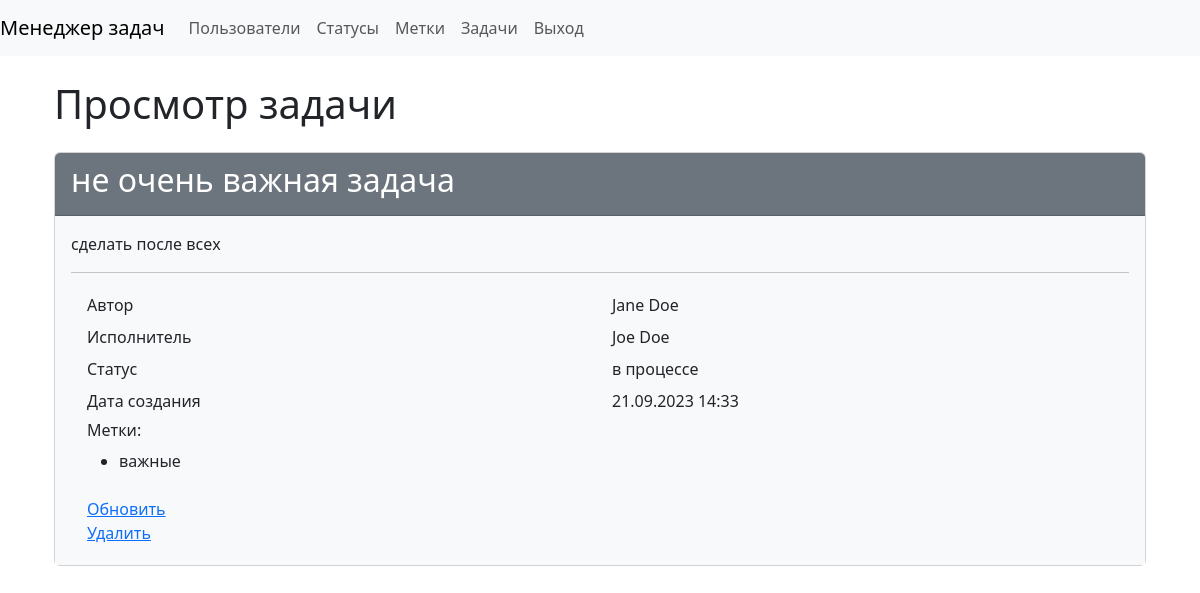
Page /tasks/2/ (signed in) on the committed database.
### task_manager/tasks/models.py (models this page shows, shortened)
class Task(models.Model):
    name = models.CharField(max_length=150, blank=False, verbose_name=_('Name'))
    description = models.TextField(blank=True, verbose_name=_('Description'))
    date_created = models.DateTimeField(auto_now_add=True, verbose_name=_('Creation date'))
    executor = models.ForeignKey(User, on_delete=models.CASCADE, blank=True, null=True,
        default='', related_name='executors', verbose_name=_('Executor'))
    author = models.ForeignKey(User, on_delete=models.PROTECT, blank=False,
        related_name='authors', verbose_name=_('Author'))
    status = models.ForeignKey(Status, on_delete=models.PROTECT, blank=False,
        related_name='statuses', verbose_name=_('Status'))
    labels = models.ManyToManyField(Label, through='Connection',
        through_fields=('task', 'label'), blank=True,
        related_name='labels', verbose_name=_('Labels'))
    class Meta:
        verbose_name = _('Task')
        verbose_name_plural = _('Tasks')

### task_manager/users/models.py (models this page shows)
class User(AbstractUser):
    def __str__(self):
        return self.get_full_name()
    class Meta:
        verbose_name = _('User')
        verbose_name_plural = _('Users')

### task_manager/statuses/models.py (models this page shows)
class Status(models.Model):
    name = models.CharField(
        max_length=150,
        unique=True,
        blank=False,
        verbose_name=_('Name'),
    )
    date_created = models.DateTimeField(
        auto_now_add=True,
        verbose_name=_('Creation date')
    )
    def __str__(self):
        return self.name
    class Meta:
        verbose_name = _('Status')
        verbose_name_plural = _('Statuses')

### task_manager/labels/models.py (models this page shows)
class Label(models.Model):
    name = models.CharField(max_length=150, blank=False, verbose_name=_('Name'))
    date_created = models.DateTimeField(auto_now_add=True, verbose_name=_('Creation date'))

### task_manager/tasks/views.py (the view)
# urls.py: path('<int:pk>/', TaskDetailView.as_view(), name='task'),
class TaskDetailView(UserLoginRequiredMixin,
                       SuccessMessageMixin, DetailView):
    model = Task
    template_name = "tasks/task.html"
    context_object_name = "task"
    labels = Label.objects.all()
    extra_context = {'title': _('Task view'),
                     'btn_update': _('Update'),
                     'btn_delete': _('Delete'),
                     'labels': labels
                     }

### task_manager/mixins.py (called while the page is built)
    def dispatch(self, request, *args, **kwargs):
        if not request.user.is_authenticated:
            messages.error(request, self.auth_message)
            return redirect(reverse_lazy('login'))
        return super().dispatch(request, *args, **kwargs)

### task_manager/templates/tasks/task.html (shortened to what this page needs)
{% extends 'base.html' %}
{% load django_bootstrap5 %}
{% load i18n %}
{% block content %}
<div class="container wrapper flex-grow-1">
<h1 class="my-4">{% trans 'Task view' %}</h1>
<div class="card">
  <div class="card-header bg-secondary text-white">
    <h2>{{ task.name }}</h2>
  </div>
  <div class="card-body bg-light">
    <p>{{ task.description }}</p>
    <hr>
    <div class="container">
      <div class="row p-1">
        <div class="col">{% trans 'Author' %}</div>
        <div class="col">{{ task.author }}</div>
      </div>
      <div class="row p-1">
        <div class="col">{% trans 'Executor' %}</div>
        <div class="col">{{ task.executor }}</div>
      </div>
      <div class="row p-1">
        <div class="col">{% trans 'Status' %}</div>
        <div class="col">{{ task.status }}</div>
      </div>
      <div class="row p-1">
        <div class="col">{% trans 'Creation date' %}</div>
        <div class="col">{{ task.date_created|date:"d.m.Y H:i" }}</div>
      </div>
      <div class="row p-1">
        <div class="col"><h6>{% trans 'Labels' %}:</h6>
          <ul>
              {% for label in task.labels.all %}
                  <li>{{ label.name }}</li>
              {% endfor %}
          </ul>
        </div>
      </div>
      <div class="row p-1">
        <div class="col">
          <a href="{% url 'update_task' task.id %}">{% trans 'Update' %}</a>
            <br>
          <a href="{% url 'delete_task' task.id %}">{% trans 'Delete' %}</a>
        </div>
      </div>
    </div>
  </div>
</div>
{% endblock %}

### rows in the picture
Task: name "не очень важная задача", description "сделать после всех", author "Jane Doe", executor "Joe Doe", status "в процессе", date_created "21.09.2023 14:33"
Label: name "важные"
